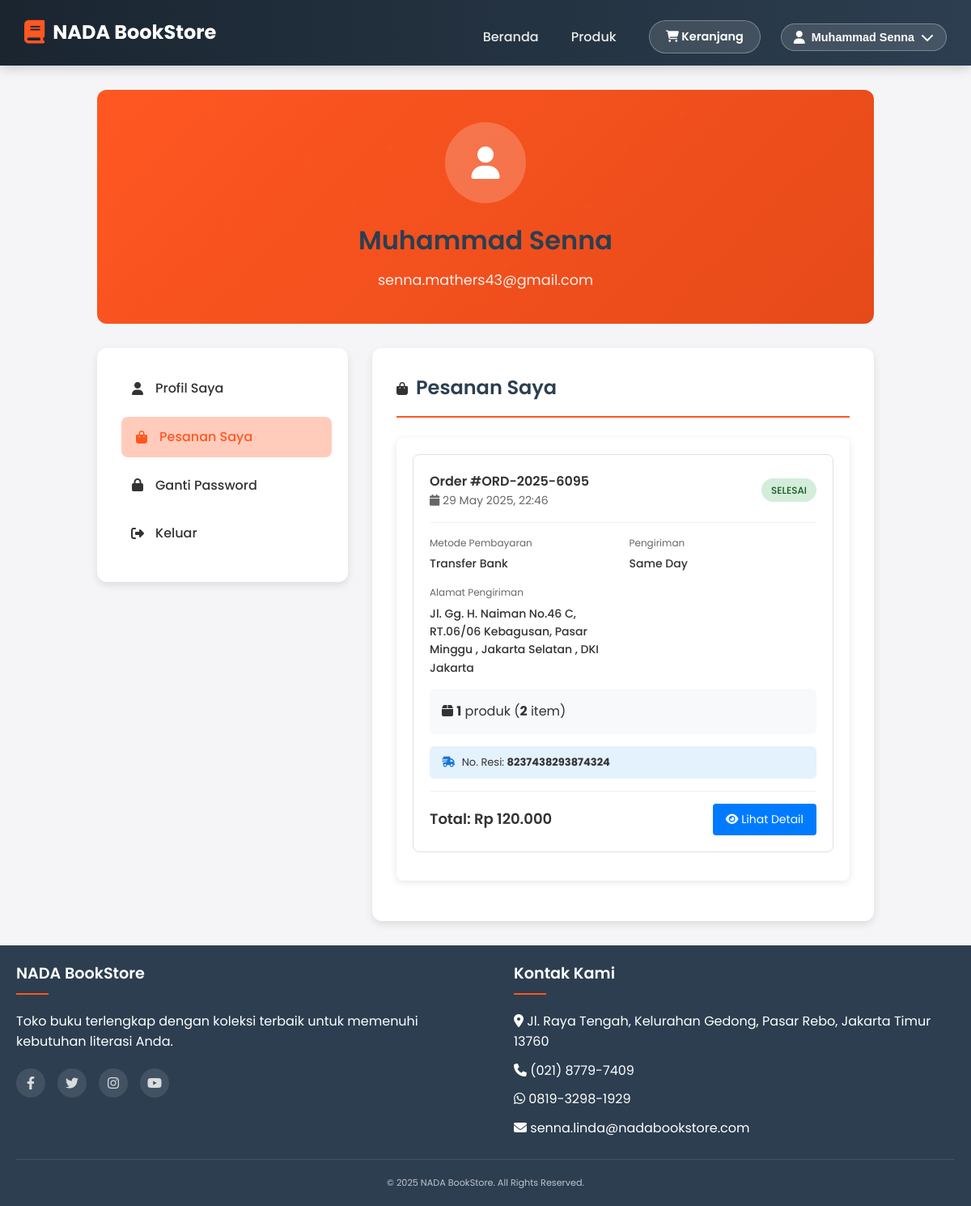
Page /bookstore/my_orders.php (signed in) on the committed database.
### tables this page shows
CREATE TABLE `users` (
  `id` int(11) NOT NULL,
  `email` varchar(255) NOT NULL,
  `nama` varchar(255) NOT NULL,
  `no_telepon` varchar(20) NOT NULL,
  `address` text NOT NULL,
  `kota` varchar(15) NOT NULL,
  `provinsi` varchar(20) NOT NULL,
  `kode_pos` int(6) NOT NULL,
  `password` varchar(255) NOT NULL,
  `role` enum('admin','member') NOT NULL,
  `updated_at` datetime DEFAULT NULL
);

CREATE TABLE `orders` (
  `id` int(11) NOT NULL,
  `user_id` int(11) NOT NULL,
  `order_number` varchar(20) DEFAULT NULL,
  `status` enum('pending','paid','processing','shipped','delivered','cancelled') DEFAULT 'pending',
  `payment_method` enum('transfer_bank','credit_card','e_wallet','cod') DEFAULT 'transfer_bank',
  `payment_status` enum('pending','paid','failed') DEFAULT 'pending',
  `payment_proof` varchar(255) DEFAULT NULL,
  `payment_proof_uploaded_at` timestamp NULL DEFAULT NULL,
  `subtotal` float(10,2) NOT NULL DEFAULT 0.00,
  `shipping_cost` float(10,2) NOT NULL DEFAULT 0.00,
  `tax_amount` float(10,2) NOT NULL DEFAULT 0.00,
  `total_amount` float(10,2) NOT NULL DEFAULT 0.00,
  `shipping_address` text DEFAULT NULL,
  `shipping_city` varchar(100) DEFAULT NULL,
  `shipping_province` varchar(100) DEFAULT NULL,
  `shipping_postal_code` varchar(10) DEFAULT NULL,
  `notes` text DEFAULT NULL,
  `tracking_number` varchar(100) DEFAULT NULL,
  `shipped_at` datetime DEFAULT NULL,
  `delivered_at` datetime DEFAULT NULL,
  `review_status` enum('not_reviewed','reviewed') DEFAULT 'not_reviewed',
  `created_at` datetime DEFAULT current_timestamp(),
  `updated_at` datetime DEFAULT current_timestamp() ON UPDATE current_timestamp(),
  `shipping_option_id` int(11) DEFAULT NULL
);

CREATE TABLE `shipping_options` (
  `id` int(11) NOT NULL,
  `name` varchar(100) NOT NULL,
  `description` text DEFAULT NULL,
  `cost` decimal(10,2) NOT NULL,
  `estimated_days` varchar(50) DEFAULT NULL,
  `is_active` tinyint(1) DEFAULT 1,
  `created_at` timestamp NOT NULL DEFAULT current_timestamp()
);

### bookstore/auth.php (called while the page is built, shortened)
<?php
require_once 'db.php';
function isLoggedIn()
{
    return isset($_SESSION['user_id']);
}
function getLoggedUser()
{
    global $pdo;
    $stmt = $pdo->prepare("SELECT * FROM users WHERE id = ?");
    $stmt->execute([$_SESSION['user_id']]);
    return $stmt->fetch(PDO::FETCH_ASSOC);
}
?>

### bookstore/my_orders.php (the view, shortened to what this page needs)
<?php
require_once 'auth.php';
require_once 'db.php';
$user = getLoggedUser();
function getStatusBadge($status)
{
    $badges = [
        'pending' => ['class' => 'badge-warning', 'text' => 'Menunggu'],
        'paid' => ['class' => 'badge-info', 'text' => 'Dibayar'],
        'processing' => ['class' => 'badge-primary', 'text' => 'Diproses'],
        'shipped' => ['class' => 'badge-secondary', 'text' => 'Dikirim'],
        'delivered' => ['class' => 'badge-success', 'text' => 'Selesai'],
        'cancelled' => ['class' => 'badge-danger', 'text' => 'Dibatalkan']
    ];
    return $badges[$status] ?? ['class' => 'badge-default', 'text' => ucfirst($status)];
}
function formatPaymentMethod($method)
{
    $methods = [
        'transfer_bank' => 'Transfer Bank',
        'credit_card' => 'Kartu Kredit',
        'e_wallet' => 'E-Wallet',
        'cod' => 'COD'
    ];
    return $methods[$method] ?? ucfirst(str_replace('_', ' ', $method));
}
$stmt = $pdo->prepare("
    SELECT
        o.*,
        so.name as shipping_name,
        so.cost as shipping_cost_detail,
        COUNT(oi.id) as total_items,
        SUM(oi.quantity) as total_quantity
    FROM orders o
    LEFT JOIN shipping_options so ON o.shipping_option_id = so.id
    LEFT JOIN order_items oi ON o.id = oi.order_id
    WHERE o.user_id = ?
    GROUP BY o.id
    ORDER BY o.created_at DESC
");
$stmt->execute([$user['id']]);
$orders = $stmt->fetchAll(PDO::FETCH_ASSOC);
?>
<!DOCTYPE html>
<html lang="id">
<head>
    <link rel="stylesheet" href="styles.css" />
    <link rel="stylesheet" href="my_orders.css" />
    <link rel="stylesheet" href="profile.css" />
    <link rel="stylesheet" href="https://cdnjs.cloudflare.com/ajax/libs/font-awesome/6.4.0/css/all.min.css" />
</head>
<body>
    <header class="main-header">
        <div class="header-content">
            <a href="index.php" class="logo">
                <i class="fas fa-book"></i>
                <h1>NADA BookStore</h1>
            </a>
            <nav class="main-nav">
                <ul class="nav-links">
                    <li><a href="index.php">Beranda</a></li>
                    <li><a href="products.php">Produk</a></li>
                </ul>
                <div class="auth-buttons">
                    <a href="cart.php" class="auth-btn login-btn">
                        <i class="fas fa-shopping-cart"></i> Keranjang
                    </a>
                    <div class="user-menu">
                        <button class="user-email-btn">
                            <i class="fas fa-user"></i> <?= htmlspecialchars($user['nama']) ?>
                            <i class="fas fa-chevron-down"></i>
                        </button>
                    </div>
                </div>
            </nav>
        </div>
    </header>
    <main>
        <div class="profile-container">
            <div class="profile-header">
                <div class="profile-avatar">
                    <i class="fas fa-user"></i>
                </div>
                <h1><?= htmlspecialchars($user['nama']) ?></h1>
                <p><?= htmlspecialchars($user['email']) ?></p>
            </div>
            <div class="profile-content">
                <div class="profile-sidebar">
                    <ul class="sidebar-menu">
                        <li><a href="profile.php"><i class="fas fa-user"></i> Profil Saya</a></li>
                        <li><a href="my_orders.php" class="active"><i class="fas fa-shopping-bag"></i> Pesanan Saya</a>
                        </li>
                        <li><a href="change_password.php"><i class="fas fa-lock"></i> Ganti Password</a></li>
                        <li><a href="logout.php"><i class="fas fa-sign-out-alt"></i> Keluar</a></li>
                    </ul>
                </div>
                <div class="profile-main">
                    <div class="section-title">
                        <i class="fas fa-shopping-bag"></i>
                        <h2>Pesanan Saya</h2>
                    </div>
                    <?php if (empty($orders)): ?>
                        <div class="orders-container">
                            <div class="empty-orders">
                                <i class="fas fa-shopping-cart"></i>
                                <h3>Belum ada pesanan</h3>
                                <p>Anda belum memiliki pesanan apapun. Mulai berbelanja sekarang!</p>
                                <a href="products.php" class="btn btn-primary">
                                    <i class="fas fa-shopping-cart"></i> Mulai Belanja
                                </a>
                            </div>
                        </div>
                    <?php else: ?>
                        <div class="orders-container">
                            <?php foreach ($orders as $order): ?>
                                <div class="order-item">
                                    <div class="order-header">
                                        <div>
                                            <div class="order-number">
                                                Order #<?= htmlspecialchars($order['order_number']) ?>
                                            </div>
                                            <div class="order-date">
                                                <i class="fas fa-calendar"></i>
                                                <?= date('d F Y, H:i', strtotime($order['created_at'])) ?>
                                            </div>
                                        </div>
                                        <div class="order-status">
                                            <?php
                                            $statusBadge = getStatusBadge($order['status']);
                                            ?>
                                            <span class="badge <?= $statusBadge['class'] ?>">
                                                <?= $statusBadge['text'] ?>
                                            </span>
                                        </div>
                                    </div>
                                    <div class="order-details">
                                        <div class="detail-item">
                                            <span class="detail-label">Metode Pembayaran</span>
                                            <span
                                                class="detail-value"><?= formatPaymentMethod($order['payment_method']) ?></span>
                                        </div>
                                        <div class="detail-item">
                                            <span class="detail-label">Pengiriman</span>
                                            <span
                                                class="detail-value"><?= htmlspecialchars($order['shipping_name'] ?? 'Reguler') ?></span>
                                        </div>
                                        <div class="detail-item">
                                            <span class="detail-label">Alamat Pengiriman</span>
                                            <span class="detail-value">
                                                <?= htmlspecialchars($order['shipping_address'] ?? '') ?>
                                                <?= $order['shipping_city'] ? ', ' . htmlspecialchars($order['shipping_city']) : '' ?>
                                                <?= $order['shipping_province'] ? ', ' . htmlspecialchars($order['shipping_province']) : '' ?>
                                            </span>
                                        </div>
                                    </div>
                                    <div class="order-items-summary">
                                        <i class="fas fa-box"></i>
                                        <strong><?= $order['total_items'] ?></strong> produk
                                        (<strong><?= $order['total_quantity'] ?></strong> item)
                                    </div>
                                    <?php if ($order['tracking_number']): ?>
                                        <div class="tracking-info">
                                            <i class="fas fa-shipping-fast"></i>
                                            No. Resi: <strong><?= htmlspecialchars($order['tracking_number']) ?></strong>
                                        </div>
                                    <?php endif; ?>
                                    <div class="order-footer">
                                        <div class="order-total">
                                            Total: Rp <?= number_format($order['total_amount'], 0, ',', '.') ?>
                                        </div>
                                        <div class="order-actions">
                                            <a href="user_order_detail.php?id=<?= $order['id'] ?>" class="btn-view-detail">
                                                <i class="fas fa-eye"></i> Lihat Detail
                                            </a>
                                        </div>
                                    </div>
                                </div>
                            <?php endforeach; ?>
                        </div>
                    <?php endif; ?>
                </div>
            </div>
        </div>
    </main>
    <footer class="footer">
        <div class="footer-content">
            <div class="footer-column">
                <h3>NADA BookStore</h3>
                <p>Toko buku terlengkap dengan koleksi terbaik untuk memenuhi kebutuhan literasi Anda.</p>
                <div class="social-links">
                    <a href="#" class="social-link"><i class="fab fa-facebook-f"></i></a>
                    <a href="#" class="social-link"><i class="fab fa-twitter"></i></a>
                    <a href="#" class="social-link"><i class="fab fa-instagram"></i></a>
                    <a href="#" class="social-link"><i class="fab fa-youtube"></i></a>
                </div>
            </div>
            <div class="footer-column">
                <h3>Kontak Kami</h3>
                <ul>
                    <li><i class="fas fa-map-marker-alt"></i> Jl. Raya Tengah, Kelurahan Gedong, Pasar Rebo, Jakarta
                        Timur 13760
                    </li>
                    <li><i class="fas fa-phone"></i> (021) 8779-7409</li>
                    <li><i class="fab fa-whatsapp" aria-hidden="true"></i> 0819-3298-1929</li>
                    <li><i class="fa fa-envelope"></i> senna.linda@nadabookstore.com</li>
                </ul>
            </div>
        </div>
        <div class="footer-bottom">
            <p>&copy; <?= date('Y') ?> NADA BookStore. All Rights Reserved.</p>
        </div>
    </footer>
</body>
</html>

### rows in the picture
users: nama "Muhammad Senna", email "senna.mathers43@gmail.com"
orders: order_number "ORD-2025-6095", created_at "29 May 2025, 22:46", status "SELESAI", payment_method "Transfer Bank", shipping_option.name "Same Day", shipping_address "Jl. Gg. H. Naiman No.46 C, RT.06/06 Kebagusan, Pasar Minggu", shipping_city "Jakarta Selatan", shipping_province "DKI Jakarta", total_items "1", total_quantity "2", tracking_number "8237438293874324", total_amount "120.000"
